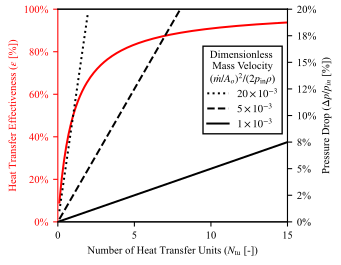

This figure's Python source:
import os

import matplotlib.pyplot as plt
import xflow_ver07
from xflow_ver07 import create_plot

save_dir = os.path.dirname(os.path.abspath(__file__))

# Default modeling assumptions
DEFAULT_C_COLD_OVER_C_HOT = 1.0  # C_cold / C_hot
DEFAULT_ST_OVER_F = 0.4  # Assumed same for both fluids
DEFAULT_F_C_OVER_F_H = 1.0  # f_c/f_h
DEFAULT_D_R = 1.0  # d_r = sigma_r/A_r (cold/hot ratio)
DEFAULT_G2_H = 1e-5  # g2_h

DEFAULT_DP_MAX = 0.2

PLOT_TRIPLE_G2 = [1e-3, 5e-3, 20e-3]  # or None for single g2_h


def save_figures(
    c_cold_over_c_hot,
    st_over_f,
    f_c_over_f_h,
    d_r,
    g2_h,
    dp_max=DEFAULT_DP_MAX,
    base_name="newfig1",
    plot_triple_g2=None,
):
    """
    Save figures as SVG, TIFF, and HD PNG for given parameter values.

    Parameters:
        plot_triple_g2: If None, use g2_h, else except array of g2 values to plot
    """
    # Set font sizes to match Word (10pt = 10 points)
    font_size = 8
    plt.rcParams.update(
        {
            "font.family": "serif",
            "font.serif": ["Times New Roman"],
            "font.size": font_size,
            "mathtext.fontset": "stix",
            "axes.titlesize": font_size,
            "axes.labelsize": font_size,
            "xtick.labelsize": font_size,
            "ytick.labelsize": font_size,
            "legend.fontsize": font_size,
            "figure.titlesize": font_size,
        }
    )

    # Ensure SHOW_CUBIC is False for this figure
    xflow_ver07.SHOW_CUBIC = False

    fig = plt.figure(figsize=(9 / 2.54, 7 / 2.54))
    ax = plt.subplot(111)
    ax_twin = ax.twinx()

    create_plot(
        c_cold_over_c_hot,
        st_over_f,
        f_c_over_f_h,
        d_r,
        g2_h,
        ntu_max=15.0,
        dp_max=dp_max,
        ax=ax,
        ax_twin=ax_twin,
        plot_triple_g2=plot_triple_g2,
        framework="conventional",  # Default framework for saved figures
        t=2.0,
        t_dead_over_t_cold_in=1.0,
        p_cold_in_over_p_hot_in=1.0,
        p_dead_over_p_hot_in=1.0,
        gamma=1.4,
    )
    # Remove existing legend if present
    legend = ax.get_legend()
    if legend:
        legend.remove()
    legend_twin = ax_twin.get_legend()
    if legend_twin:
        legend_twin.remove()

    # Add legend at new location
    # handles1, labels1 = ax.get_legend_handles_labels()
    # handles2, labels2 = ax_twin.get_legend_handles_labels()
    # ax.legend(handles1 + handles2, labels1 + labels2, loc="center right") # incl eps
    # ax.legend(handles2, labels2, loc="center right")  # just have g^2 values
    # Add new legend using handles2 with custom labels High, Medium, Low and a title

    # independet control for figure
    ax.set_xlabel(r"Number of Heat Transfer Units ($N_\mathrm{tu}$ [-])")
    ax.set_ylabel(r"Heat Transfer Effectiveness ($\varepsilon$ [%])")
    ax_twin.set_ylabel(r"Pressure Drop ($\Delta p/p_{in}$ [%])")
    h_right, _ = ax_twin.get_legend_handles_labels()
    legend = ax.legend(
        h_right,
        [r"$20\times10^{-3}$", r"$5\times10^{-3}$", r"$1\times10^{-3}$"],
        loc="center right",
        bbox_to_anchor=(1, 0.62),
        frameon=True,
        edgecolor="black",
        facecolor="white",
        framealpha=1.0,
        fancybox=False,
        title=("Dimensionless \nMass Velocity\n" + r"($\dot{m}/A_o)^2 / (2p_{\mathrm{in}} \rho$)"),
    )
    legend.get_title().set_ha("center")
    legend._legend_box.align = "center"
    for t in legend.get_texts():
        t.set_ha("center")

    # Remove title if present
    ax.set_title("")

    # Ensure x-axis shows only 0, 5, 10, 15 with integer formatting
    ax.set_xticks([0, 5, 10, 15])
    ax.xaxis.set_major_formatter(plt.FuncFormatter(lambda x, p: f"{x:.0f}"))

    plt.tight_layout(pad=0.5)

    # Save as SVG
    fig.savefig(
        os.path.join(save_dir, f"{base_name}.svg"),
        dpi=300,
        facecolor="white",
        format="svg",
        bbox_inches=None,
        pad_inches=0,
    )

    # Save as TIFF
    fig.savefig(
        os.path.join(save_dir, f"{base_name}.tiff"),
        dpi=300,
        facecolor="white",
        format="tiff",
        bbox_inches=None,
        pad_inches=0,
    )

    # Save as HD PNG
    fig.savefig(
        os.path.join(save_dir, f"{base_name}.png"),
        dpi=300,
        facecolor="white",
        format="png",
        bbox_inches=None,
        pad_inches=0,
    )

    plt.close(fig)
    print(f"Saved figures: {base_name}.svg, {base_name}.tiff, {base_name}.png")


if __name__ == "__main__":
    # Save figures
    save_figures(
        DEFAULT_C_COLD_OVER_C_HOT,
        DEFAULT_ST_OVER_F,
        DEFAULT_F_C_OVER_F_H,
        DEFAULT_D_R,
        DEFAULT_G2_H,
        dp_max=DEFAULT_DP_MAX,
        base_name="newfig1",
        plot_triple_g2=PLOT_TRIPLE_G2,
    )
